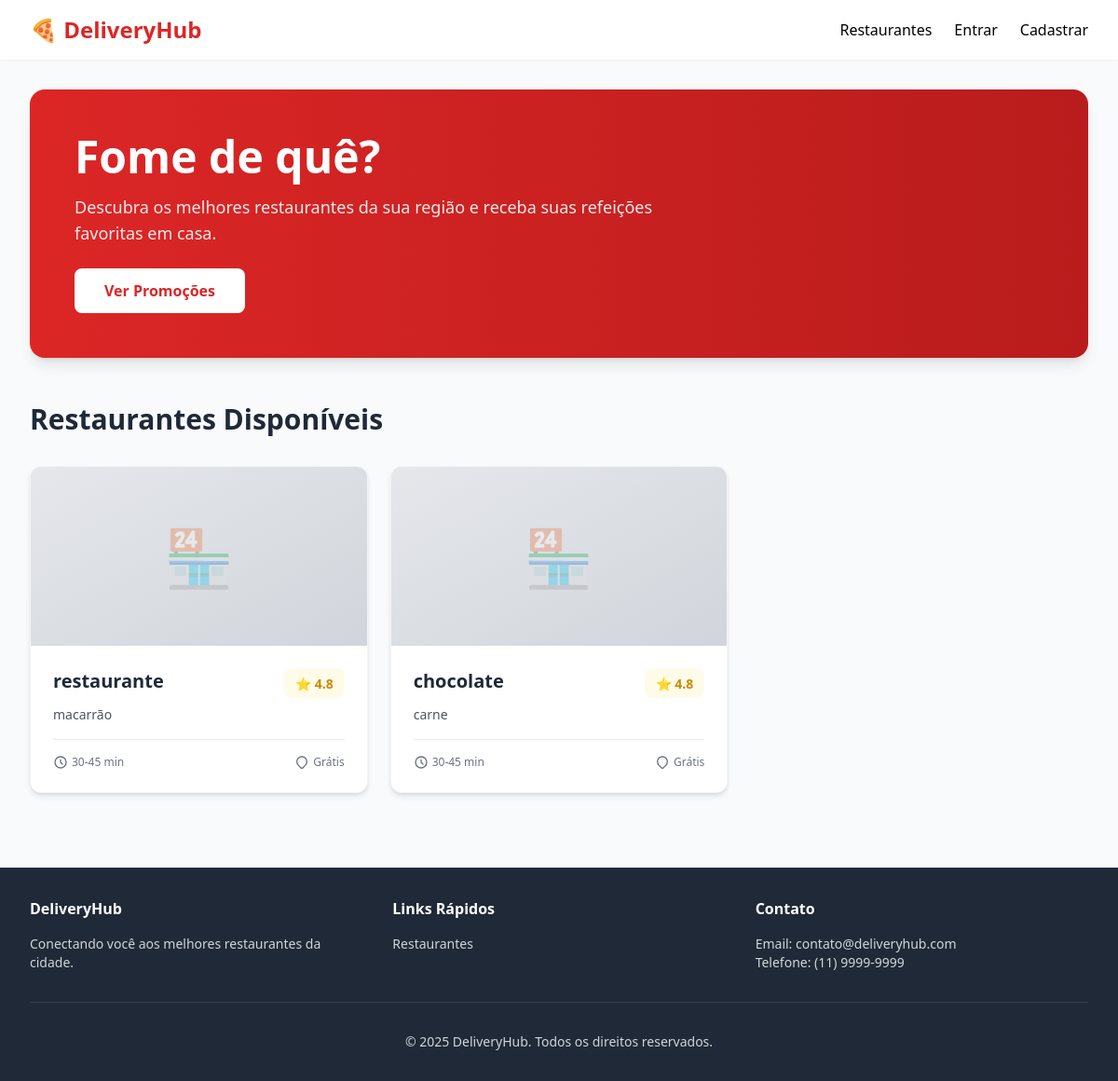
The page / on the database its author committed.
### core/models.py (models this page shows, shortened)
class Restaurante(models.Model):
    dono = models.ForeignKey(User, on_delete=models.CASCADE, related_name='restaurantes')
    nome = models.CharField(max_length=100)
    endereco = models.TextField()
    horario_funcionamento = models.CharField(max_length=100, help_text="Ex: 08:00-22:00")
    tipo_cozinha = models.CharField(max_length=50)

### core/views.py (the view)
# urls.py: path('', views.RestauranteListView.as_view(), name='lista_restaurantes'),
class RestauranteListView(ListView):
    model = Restaurante
    template_name = "core/index.html"
    context_object_name = "restaurantes"

### core/templates/core/index.html
{% extends 'core/base.html' %}
{% block content %}
    <div class="bg-gradient-to-r from-red-600 to-red-700 rounded-2xl p-8 md:p-12 mb-12 text-white shadow-lg">
        <div class="max-w-2xl">
            <h1 class="text-4xl md:text-5xl font-bold mb-4">Fome de quê?</h1>
            <p class="text-lg opacity-90 mb-6">Descubra os melhores restaurantes da sua região e receba suas refeições favoritas em casa.</p>
            <div class="flex gap-4">
                <button class="bg-white text-red-600 font-bold py-3 px-8 rounded-lg hover:bg-gray-100 transition-colors duration-200">
                    Ver Promoções
                </button>
            </div>
        </div>
    </div>
    <div>
        <h2 class="text-3xl font-bold text-gray-800 mb-8">Restaurantes Disponíveis</h2>
        {% if restaurantes %}
            <div class="grid grid-cols-1 md:grid-cols-2 lg:grid-cols-3 gap-6">
                {% for r in restaurantes %}
                    <a href="{% url 'core:detalhe_restaurante' pk=r.id %}" class="group">
                        <div class="bg-white rounded-xl shadow-md hover:shadow-xl transition-all duration-300 overflow-hidden border border-gray-100">
                            <div class="relative h-48 bg-gradient-to-br from-gray-200 to-gray-300 flex items-center justify-center overflow-hidden">
                                <span class="text-6xl opacity-30">🏪</span>
                                <div class="absolute inset-0 group-hover:bg-black/5 transition-colors duration-300"></div>
                            </div>
                            <div class="p-6">
                                <div class="flex justify-between items-start mb-2">
                                    <h3 class="text-xl font-bold text-gray-800 group-hover:text-red-600 transition-colors">{{ r.nome }}</h3>
                                    <div class="bg-yellow-50 px-3 py-1 rounded-lg">
                                        <span class="text-sm font-bold text-yellow-600">⭐ 4.8</span>
                                    </div>
                                </div>
                                <p class="text-sm text-gray-600 mb-4">{{ r.tipo_cozinha }}</p>
                                <div class="flex items-center justify-between text-xs text-gray-500 border-t pt-4">
                                    <div class="flex items-center gap-1">
                                        <svg class="w-4 h-4" fill="none" stroke="currentColor" viewBox="0 0 24 24">
                                            <path stroke-linecap="round" stroke-linejoin="round" stroke-width="2" d="M12 8v4l3 3m6-3a9 9 0 11-18 0 9 9 0 0118 0z"></path>
                                        </svg>
                                        <span>30-45 min</span>
                                    </div>
                                    <div class="flex items-center gap-1">
                                        <svg class="w-4 h-4" fill="none" stroke="currentColor" viewBox="0 0 24 24">
                                            <path stroke-linecap="round" stroke-linejoin="round" stroke-width="2" d="M17.657 16.657L13.414 20.9a1.998 1.998 0 01-2.827 0l-4.244-4.243a8 8 0 1111.314 0z"></path>
                                        </svg>
                                        <span>Grátis</span>
                                    </div>
                                </div>
                            </div>
                        </div>
                    </a>
                {% endfor %}
            </div>
        {% else %}
            <div class="bg-blue-50 border border-blue-200 rounded-lg p-8 text-center">
                <p class="text-blue-800 text-lg font-medium">😔 Nenhum restaurante cadastrado no momento.</p>
                <p class="text-blue-600 mt-2">Volte em breve para descobrir novos estabelecimentos!</p>
            </div>
        {% endif %}
    </div>
{% endblock %}

### core/templates/core/base.html (style rules this page uses)
:root { --primary: #EA1D2C; --primary-dark: #c91620; --primary-light: #f43f5e; }
body { @apply bg-gray-50; }

### rows shown on the page
Restaurante: nome "restaurante", tipo_cozinha "macarrão"
Restaurante: nome "chocolate", tipo_cozinha "carne"
